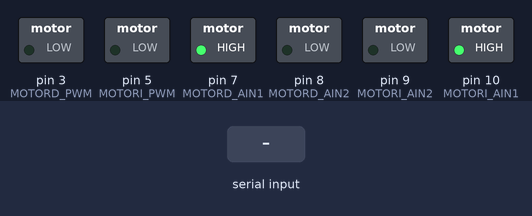
A sketch run on a simulated Arduino Uno, built with avr-gcc and run on an emulated ATmega328P. On the bench: switched loads named in the sketch (green lamp = pin HIGH). The inputs (shaded band) are chosen by the test bench. What the sketch prints to the serial monitor is not drawn.

Above: at 1.2 s.
1.3 s: "#" received over the second serial link
Timing chart, 0 to 4.3 s (numbered marks = the images above; inputs shaded):
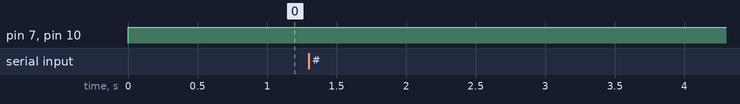

The sketch:

BluetoothMiniSumo.ino
```cpp
/*Created by David Cruz Ramírez*/

#include <SoftwareSerial.h>
#include <String.h>

//pin 11 TX
//Pin 10 RX
SoftwareSerial mySerial(11,10);

#define MOTORD_AIN1    7
#define MOTORD_AIN2  8
#define MOTORD_PWM    3

#define MOTORI_AIN1    10
#define MOTORI_AIN2  9
#define MOTORI_PWM    5

#define PUSH1       2
#define PUSH2     4
#define PUSH3     6

  char Arreglo[50];
  int tope=0;
  int parte1, parte2, parte3, parte4, parte5, parte6, parte7;
  int parte8, parte9, parte10, parte11, parte12;

  int PWMI, PWMD;
  int ValPre1, ValPre2;
  int DIRI, DIRD;

  int rango=500;
  float factorMult=0.51;
  int division=204;


void setup() {

pinMode(MOTORI_AIN1, OUTPUT);
pinMode(MOTORI_AIN2, OUTPUT);
pinMode(MOTORI_PWM, OUTPUT);

pinMode(MOTORD_AIN1, OUTPUT);
pinMode(MOTORD_AIN2, OUTPUT);
pinMode(MOTORD_PWM, OUTPUT);


 Serial.begin(4800); //57600
  while (!Serial) {
  }
  mySerial.begin(9600);//9600
  }

void loop() {
 if (mySerial.available()>0) {
  //Serial.write(mySerial.read());
 char lectura=mySerial.read();

 /*Created by David Cruz Ramírez*/
 if(lectura=='*'){
   tope=0;
 }else if(lectura=='#')
 {
         parte1= ((Arreglo[0]-48));
         parte2= ((Arreglo[1]-48));
         parte3= ((Arreglo[2]-48));
         parte4= ((Arreglo[3]-48));
         parte5= ((Arreglo[4]-48));
         parte6= ((Arreglo[5]-48));
         parte7= ((Arreglo[6]-48));
         parte8= ((Arreglo[7]-48));
         parte9= ((Arreglo[8]-48));
         parte10= ((Arreglo[9]-48));


        Serial.print(parte1);
        Serial.print(parte2);
        Serial.print(parte3);
        Serial.print(parte4);
        Serial.print(parte5);
        Serial.print(parte6);
        Serial.print(parte7);
        Serial.print(parte8);
        Serial.print(parte9);
        Serial.println(parte10);

          ValPre1= ((parte3*100)+(parte4*10)+(parte5)); //100 a 500
          ValPre2= ((parte8*100)+(parte9*10)+(parte10)); //100 a 500


          //FORMULA PWM
         // =PRODUCTO((150-100)*(0.51)*(255/204))
          //((valorObtenido-ValorMinimo)*(valormaximopwm*(255/division))

          PWMI=((ValPre1-100)*(factorMult)*(255/division));
          PWMD=((ValPre2-100)*(factorMult)*(255/division));

          DIRI=parte1;
          DIRD=parte6;
 }else{
 Arreglo[tope++]=lectura;
 }

  }
      //CASOS si stop y stop1=0 se movera, sino, se queda quieto
      //Dependiendo la direccion es hacia el sentido

    /* if(stop=1){
       //ADELANTE IZQUIERDO
     digitalWrite(MOTORI_AIN1, HIGH);
     digitalWrite(MOTORI_AIN2, LOW);
     analogWrite(MOTORI_PWM, 0);

     }

     if(stop2=1){
     //ADELANTE DERECHO
     digitalWrite(MOTORD_AIN1, HIGH);
     digitalWrite(MOTORD_AIN2, LOW);
     analogWrite(MOTORD_PWM, 0);
     }*/


     if(DIRI==0){
        //ADELANTE IZQUIERDO
     digitalWrite(MOTORI_AIN1, HIGH);
     digitalWrite(MOTORI_AIN2, LOW);
     analogWrite(MOTORI_PWM, PWMI);
     }else if(DIRI==1){
         //ADELANTE IZQUIERDO
     digitalWrite(MOTORI_AIN1, LOW);
     digitalWrite(MOTORI_AIN2, HIGH);
     analogWrite(MOTORI_PWM, PWMI);
     }

     if(DIRD==0){
        //ADELANTE IZQUIERDO
     digitalWrite(MOTORD_AIN1, HIGH);
     digitalWrite(MOTORD_AIN2, LOW);
     analogWrite(MOTORD_PWM, PWMD);
     }else if(DIRD==1){
         //ADELANTE IZQUIERDO
     digitalWrite(MOTORD_AIN1, LOW);
     digitalWrite(MOTORD_AIN2, HIGH);
     analogWrite(MOTORD_PWM, PWMD);
     }


}
```

Measured:
- after the input at 1.3 s, every drawn part: stays the same
